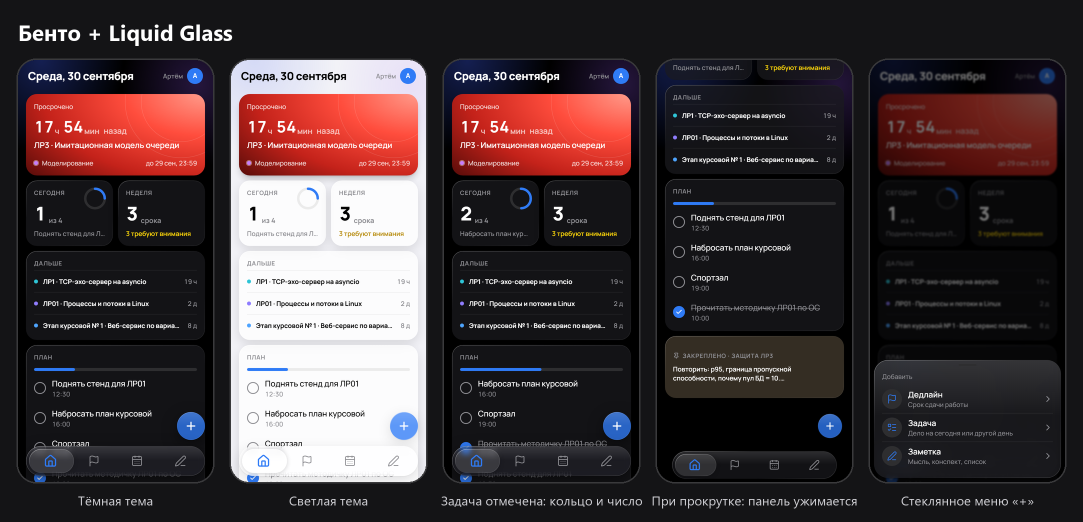
#> input picture jarvis-app/web/design/bento-states.png, 2166 x 1044 px, given in place of lab-paper.png, which was not available (shown at 1/2 size)
$ python sheet.py
#> lines starting #> are read from the running program, lines starting #| are printed output that depends on the picture; after the words box and inside, x2 and y2 are one past the last pixel; in counts of white or black regions, pixels touching at a corner belong together; pictures that were not available may be replaced by others from this repository, and a replacement may not be noted
# Сводный лист лаборатории: 8 вариантов Главной в два ряда.
from PIL import Image, ImageDraw, ImageFont

F = "C:/Windows/Fonts/segoeuib.ttf"
FR = "C:/Windows/Fonts/segoeui.ttf"
RAW, OUT = "../raw", "../lab-variants.png"
SHOTS = [
    ("paper", "1 · Бумага"), ("swiss", "2 · Швейцарский"), ("bento", "3 · Бенто"), ("aurora", "4 · Аврора"),
    ("dial", "5 · Циферблат"), ("line", "6 · Лента"), ("pastel", "7 · Пастель"), ("term", "8 · Терминал"),
]
W, H, PAD, TOP, COLS = 390, 844, 36, 120, 4
rows = (len(SHOTS) + COLS - 1) // COLS
sheet = Image.new("RGB", (PAD + COLS * (W + PAD), TOP + rows * (H + 80)), "#141416")
d = ImageDraw.Draw(sheet)
d.text((PAD, 34), "Варианты оформления — Главная", font=ImageFont.truetype(F, 44), fill="#ffffff")
for i, (name, label) in enumerate(SHOTS):
    im = Image.open(f"{RAW}/lab-{name}.png").convert("RGB").resize((W, H), Image.LANCZOS)
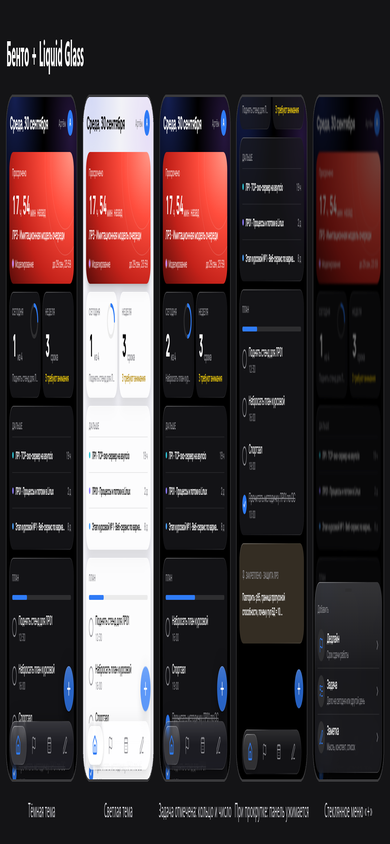
#> im: PIL image 390x844 RGB; mean R, G, B 66.8, 53.9, 56.2
    mask = Image.new("L", (W, H), 0)
#> mask: PIL image 390x844 L; every value is 0
    ImageDraw.Draw(mask).rounded_rectangle((0, 0, W - 1, H - 1), 36, fill=255)
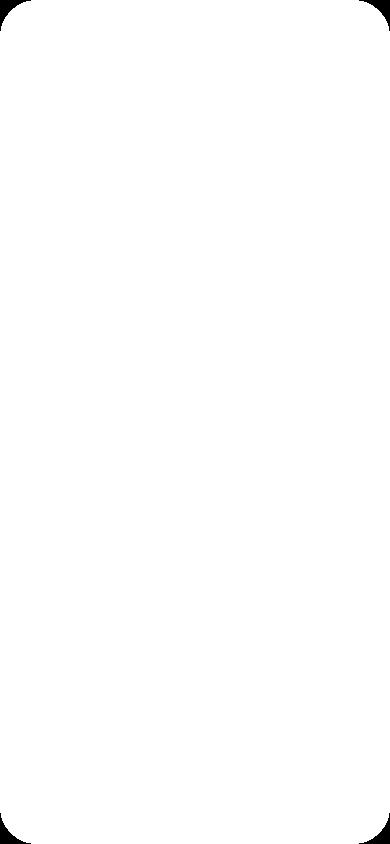
#> mask: PIL image 390x844 L; 99.7% white; 4 black regions, box (x1, y1, x2, y2) and area: (0, 0, 31, 31) 287, (359, 0, 390, 31) 287, (0, 813, 31, 844) 287, (359, 813, 390, 844) 287
    x = PAD + (i % COLS) * (W + PAD)
    y = TOP + (i // COLS) * (H + 80)
    d.rounded_rectangle((x - 3, y - 3, x + W + 2, y + H + 2), 39, outline="#3a3a3c", width=3)
    sheet.paste(im, (x, y), mask)
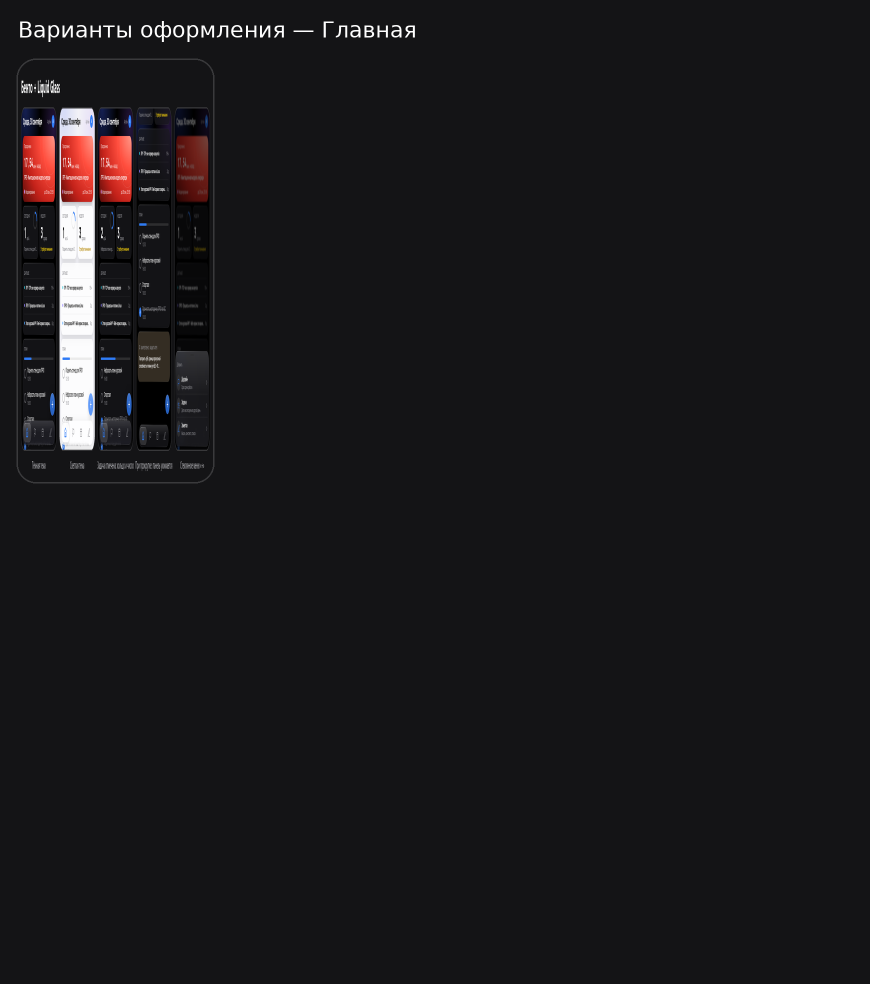
#> sheet: PIL image 1740x1968 RGB (shown at 1/2 size); mean R, G, B 25, 23.8, 25.8
    d.text((x + W // 2, y + H + 36), label, font=ImageFont.truetype(FR, 28), fill="#d1d1d6", anchor="mm")
#> pass 2 of the loop `for i, (name, label) in enumerate(SHOTS):`:
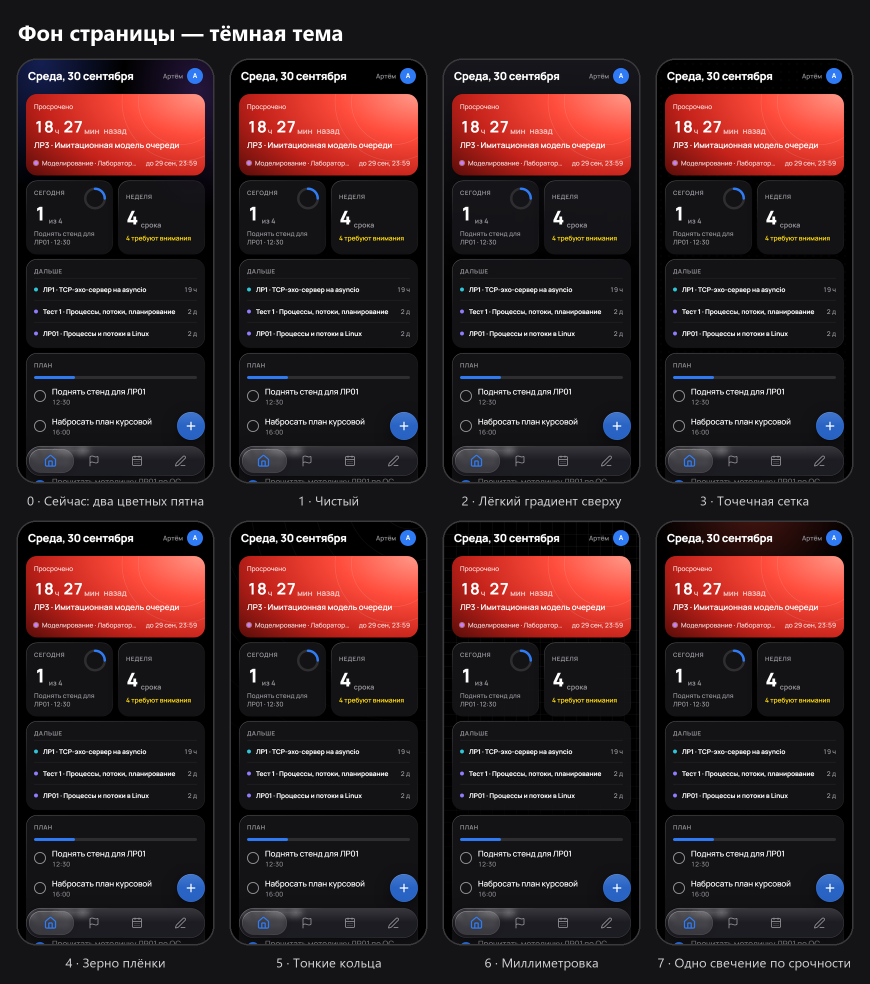
#> input picture jarvis-app/web/design/bg-dark.png, 1740 x 1968 px, given in place of lab-swiss.png, which was not available (shown at 1/2 size)
#> `im = Image.open(f"{RAW}/lab-{name}.png").convert("RGB").resize((W, H),..`:
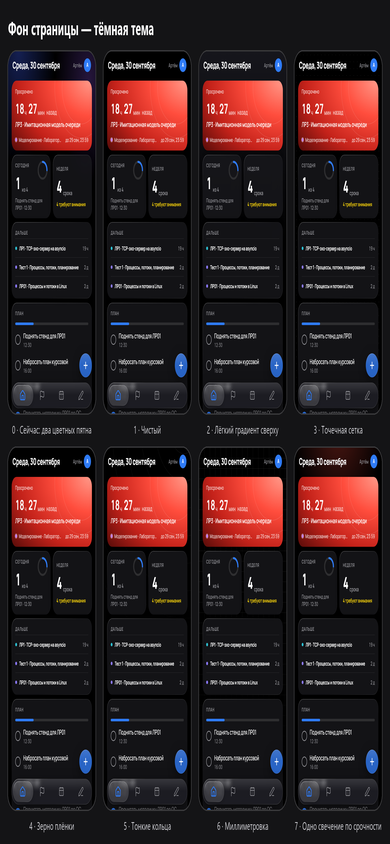
#> im: PIL image 390x844 RGB; mean R, G, B 51.6, 32, 33.6
#> `sheet.paste(im, (x, y), mask)`:
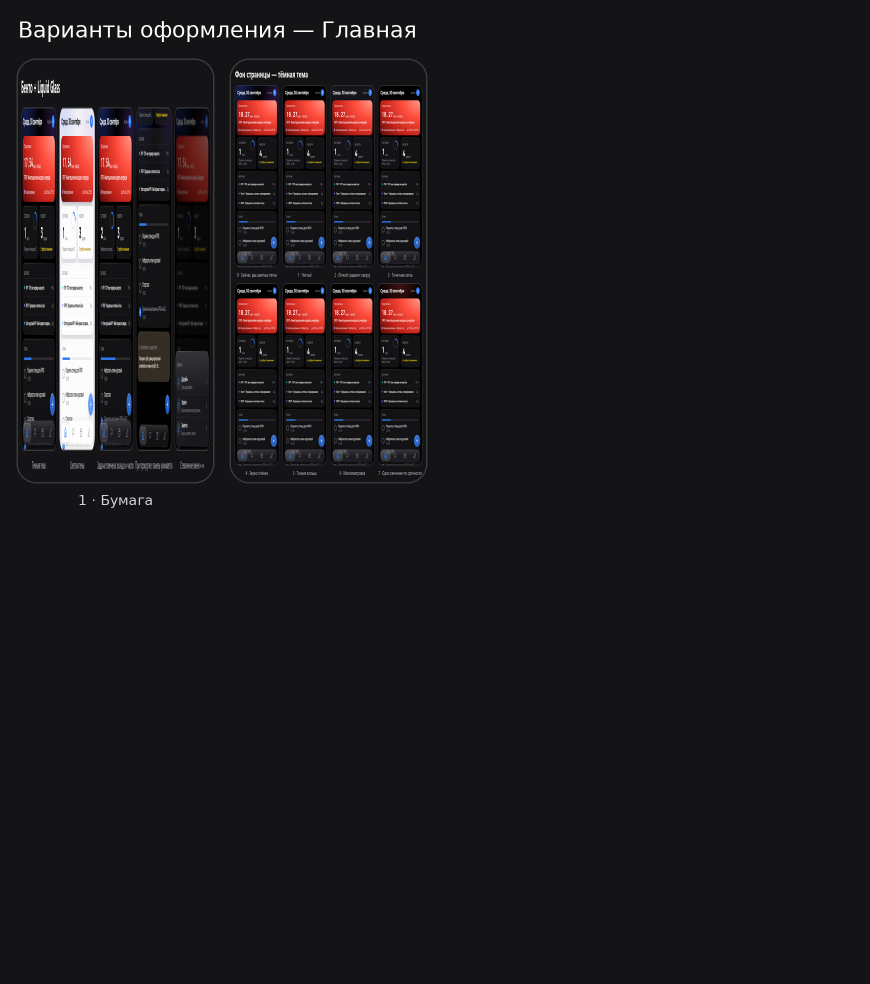
#> sheet: PIL image 1740x1968 RGB (shown at 1/2 size); mean R, G, B 28.2, 25.1, 27.1
#> (the run stopped early here; a loop or call above may not have finished)
